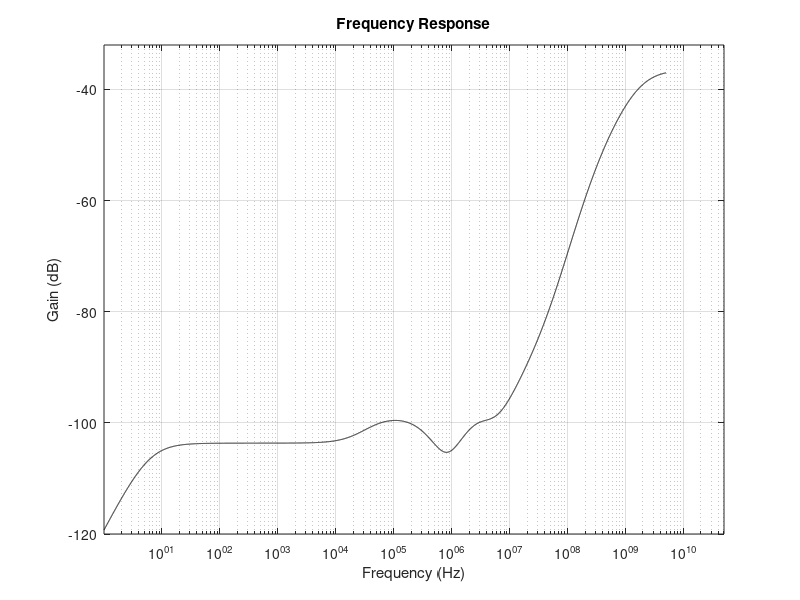

MATLAB code for this plot:
clc
clear
close all

data2 = dlmread('C4_D1.txt','',1,0);

freq = data2(:,1);
dB = data2(:,2);

figure();
semilogx(freq,dB,"-k");
grid on;
title("Frequency Response");
xlabel("Frequency (Hz)");
ylabel("Gain (dB)");
axis([0 5*10e9 -120 -32]);